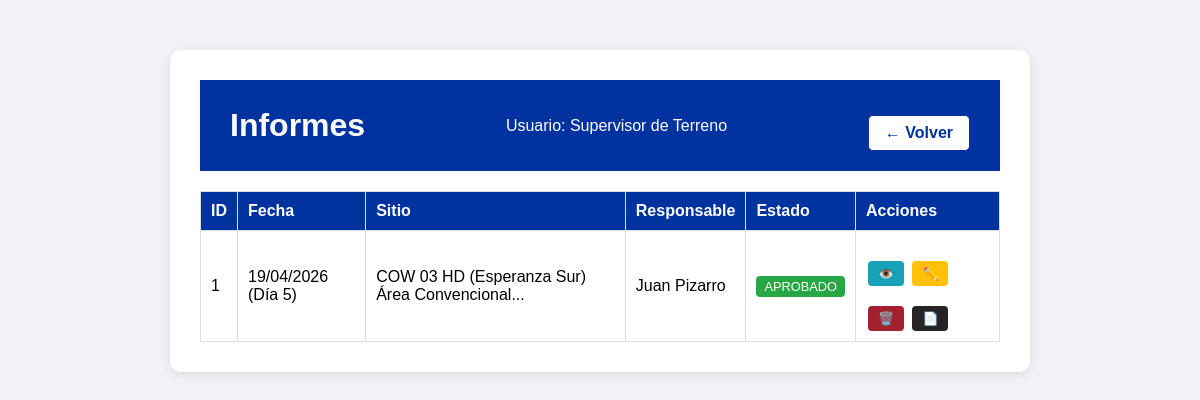
Before: /ver_informes (signed in) with the older database file.
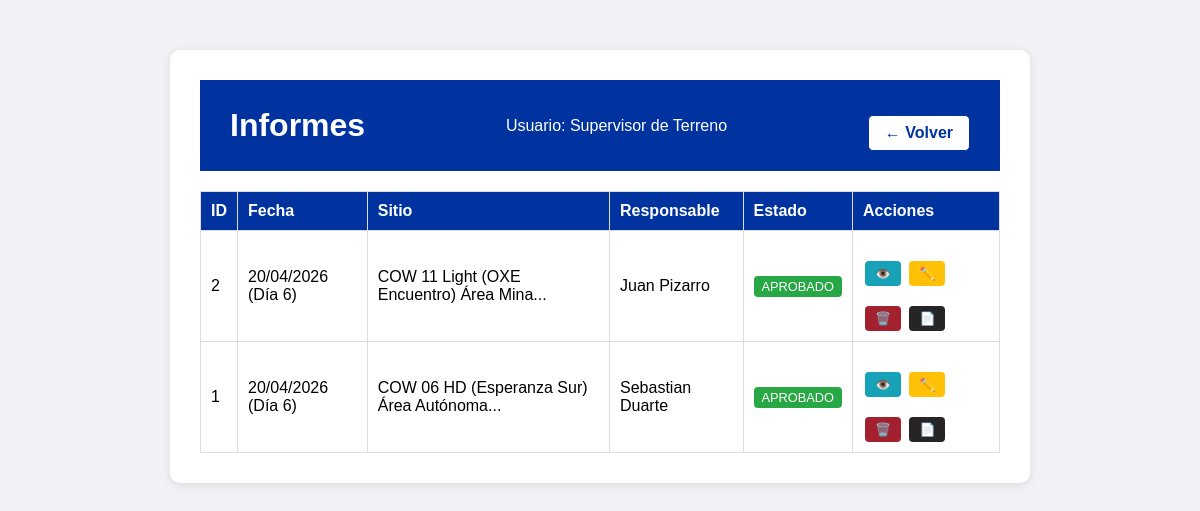
After: the same page with the newer database file.
### app.py (models this page shows, shortened)
class Usuario(db.Model):
    id = db.Column(db.Integer, primary_key=True)
    username = db.Column(db.String(20), unique=True, nullable=False)
    password = db.Column(db.String(200), nullable=False)
    nombre = db.Column(db.String(50), nullable=False)
    rol = db.Column(db.String(20), nullable=False)
    email = db.Column(db.String(100), nullable=True)
    fecha_registro = db.Column(db.DateTime, default=datetime.utcnow)

class InspeccionCOW(db.Model):
    id = db.Column(db.Integer, primary_key=True)
    usuario_id = db.Column(db.Integer, db.ForeignKey('usuario.id'), nullable=False)
    fecha = db.Column(db.String(20), nullable=False)
    dia_turno = db.Column(db.Integer, nullable=False)
    responsable = db.Column(db.String(50), nullable=False)
    nombre_sitio = db.Column(db.String(150), nullable=False)
    horometro = db.Column(db.Integer, nullable=False)
    hora_inicio = db.Column(db.String(10), nullable=False)
    hora_termino = db.Column(db.String(10), nullable=False)
    horas_funcionamiento = db.Column(db.Integer, nullable=True)
    cantidad_arranques = db.Column(db.Integer, nullable=True)
    nivel_aceite = db.Column(db.String(10), nullable=True)
    nivel_combustible = db.Column(db.String(10), nullable=True)
    nivel_refrigerante = db.Column(db.String(10), nullable=True)
    proxima_mantencion = db.Column(db.Integer, nullable=True)
    estado_ge_principal = db.Column(db.String(10), nullable=True)
    uso_ge_auxiliar = db.Column(db.String(5), nullable=True)
    limpieza_ge_interior = db.Column(db.String(5), nullable=True)
    limpieza_radiador = db.Column(db.String(5), nullable=True)
    sistema_combustible = db.Column(db.String(5), nullable=True)
    arranque_automatico = db.Column(db.String(5), nullable=True)
    limpieza_interior = db.Column(db.String(5), nullable=True)
    limpieza_exterior = db.Column(db.String(5), nullable=True)
    cable_5p_4p = db.Column(db.String(5), nullable=True)
    adaptador_ge_aux = db.Column(db.String(5), nullable=True)
    limpieza_rack_energia = db.Column(db.String(5), nullable=True)
    estado_planta_vertiv = db.Column(db.String(5), nullable=True)
    rectificador_n1 = db.Column(db.String(5), nullable=True)
    rectificador_n2 = db.Column(db.String(5), nullable=True)
    rectificador_n3 = db.Column(db.String(5), nullable=True)
    estado_air_scale = db.Column(db.String(5), nullable=True)
    estado_alarmas = db.Column(db.String(5), nullable=True)
    estado_7250_ixr = db.Column(db.String(5), nullable=True)
    estado_fpfh = db.Column(db.String(5), nullable=True)
    conversor_solar_n1 = db.Column(db.String(5), nullable=True)
    conversor_solar_n2 = db.Column(db.String(5), nullable=True)
    limpieza_rack_baterias = db.Column(db.String(5), nullable=True)
    estado_baterias = db.Column(db.String(5), nullable=True)
    estado_inversor = db.Column(db.String(5), nullable=True)
    estado_ventiladores = db.Column(db.String(5), nullable=True)
    limpieza_rack_telecom = db.Column(db.String(5), nullable=True)
    limpieza_paneles = db.Column(db.String(5), nullable=True)
    estructura_paneles = db.Column(db.String(5), nullable=True)
    cantidad_cunas = db.Column(db.String(10), nullable=True)
    checkpoints = db.Column(db.String(5), nullable=True)
    presion_neumaticos = db.Column(db.String(5), nullable=True)
    estado_torre = db.Column(db.String(5), nullable=True)
    estado_piolas_viento = db.Column(db.String(5), nullable=True)
    nivelacion_carro = db.Column(db.String(5), nullable=True)
    gatas_posicionamiento = db.Column(db.String(5), nullable=True)
    manivelas_izaje = db.Column(db.String(5), nullable=True)
    observaciones_ge = db.Column(db.Text, nullable=True)
    observaciones_rack = db.Column(db.Text, nullable=True)
    observaciones_estructuras = db.Column(db.Text, nullable=True)
    foto_1 = db.Column(db.String(200), nullable=True)
    foto_2 = db.Column(db.String(200), nullable=True)
    foto_3 = db.Column(db.String(200), nullable=True)
    foto_rack_1 = db.Column(db.String(200), nullable=True)
    foto_rack_2 = db.Column(db.String(200), nullable=True)
    foto_rack_3 = db.Column(db.String(200), nullable=True)
    foto_estructuras_1 = db.Column(db.String(200), nullable=True)
    foto_estructuras_2 = db.Column(db.String(200), nullable=True)
    foto_estructuras_3 = db.Column(db.String(200), nullable=True)
    foto_levantamiento_1 = db.Column(db.String(200), nullable=True)
    foto_levantamiento_2 = db.Column(db.String(200), nullable=True)
    foto_levantamiento_3 = db.Column(db.String(200), nullable=True)
    foto_levantamiento_4 = db.Column(db.String(200), nullable=True)
    foto_levantamiento_5 = db.Column(db.String(200), nullable=True)
    foto_levantamiento_6 = db.Column(db.String(200), nullable=True)
    foto_levantamiento_7 = db.Column(db.String(200), nullable=True)
    foto_levantamiento_8 = db.Column(db.String(200), nullable=True)
    foto_levantamiento_9 = db.Column(db.String(200), nullable=True)
    foto_levantamiento_10 = db.Column(db.String(200), nullable=True)
    foto_levantamiento_11 = db.Column(db.String(200), nullable=True)
    foto_levantamiento_12 = db.Column(db.String(200), nullable=True)
    foto_levantamiento_13 = db.Column(db.String(200), nullable=True)
    foto_levantamiento_14 = db.Column(db.String(200), nullable=True)
    foto_levantamiento_15 = db.Column(db.String(200), nullable=True)
    foto_levantamiento_16 = db.Column(db.String(200), nullable=True)
    foto_levantamiento_17 = db.Column(db.String(200), nullable=True)
    foto_levantamiento_18 = db.Column(db.String(200), nullable=True)
    foto_levantamiento_19 = db.Column(db.String(200), nullable=True)
    foto_levantamiento_20 = db.Column(db.String(200), nullable=True)
    foto_levantamiento_21 = db.Column(db.String(200), nullable=True)
    foto_levantamiento_22 = db.Column(db.String(200), nullable=True)
    foto_levantamiento_23 = db.Column(db.String(200), nullable=True)
    foto_levantamiento_24 = db.Column(db.String(200), nullable=True)
    foto_levantamiento_25 = db.Column(db.String(200), nullable=True)
    foto_levantamiento_26 = db.Column(db.String(200), nullable=True)
    foto_levantamiento_27 = db.Column(db.String(200), nullable=True)
    foto_levantamiento_28 = db.Column(db.String(200), nullable=True)
    foto_levantamiento_29 = db.Column(db.String(200), nullable=True)
    foto_levantamiento_30 = db.Column(db.String(200), nullable=True)
    foto_levantamiento_31 = db.Column(db.String(200), nullable=True)
    foto_levantamiento_32 = db.Column(db.String(200), nullable=True)
    foto_levantamiento_33 = db.Column(db.String(200), nullable=True)
    foto_mejora_1 = db.Column(db.String(200), nullable=True)
    descripcion_mejora_1 = db.Column(db.String(500), nullable=True)
    foto_mejora_2 = db.Column(db.String(200), nullable=True)
    descripcion_mejora_2 = db.Column(db.String(500), nullable=True)
    foto_mejora_3 = db.Column(db.String(200), nullable=True)
    descripcion_mejora_3 = db.Column(db.String(500), nullable=True)
    foto_mejora_4 = db.Column(db.String(200), nullable=True)
    descripcion_mejora_4 = db.Column(db.String(500), nullable=True)
    motivo_rechazo = db.Column(db.String(500), nullable=True)
    estado = db.Column(db.String(20), default='pendiente')  # pendiente, aprobado, rechazado
    fecha_registro = db.Column(db.DateTime, default=datetime.utcnow)
    usuario = db.relationship('Usuario', backref='inspecciones_cow')

### app.py (the view)
@app.route('/ver_informes')
def ver_informes():
    if 'username' not in session:
        return redirect(url_for('login'))
    usuario_actual = Usuario.query.filter_by(username=session['username']).first()
    if usuario_actual.rol == 'supervisor':
        inspecciones = InspeccionCOW.query.order_by(InspeccionCOW.fecha_registro.desc()).all()
    else:
        inspecciones = InspeccionCOW.query.filter_by(usuario_id=usuario_actual.id).order_by(InspeccionCOW.fecha_registro.desc()).all()
    return render_template('ver_informes.html', usuario=session['nombre'], rol=session['rol'], inspecciones=inspecciones)

### templates/ver_informes.html (shortened to what this page needs)
<!DOCTYPE html>
<html lang="es">
<head>
    <link rel="stylesheet" href="{{ url_for('static', filename='style.css') }}">
</head>
<body>
    <div class="container">
        <div class="header">
            <h1>Informes</h1>
            <p>Usuario: {{ usuario }}</p>
            <a href="{{ url_for('menu') }}" class="volver-btn">← Volver</a>
        </div>
        {% if inspecciones %}
            <table class="tabla-informes">
                <thead>
                    <tr>
                        <th>ID</th>
                        <th>Fecha</th>
                        <th>Sitio</th>
                        <th>Responsable</th>
                        <th>Estado</th>
                        <th>Acciones</th>
                    </tr>
                </thead>
                <tbody>
                    {% for ins in inspecciones %}
                    <tr>
                        <td>{{ ins.id }}</td>
                        <td>{{ ins.fecha }} (Día {{ ins.dia_turno }})</td>
                        <td>{{ ins.nombre_sitio[:50] }}...</td>
                        <td>{{ ins.responsable }}</td>
                        <td>
                            <span class="estado {{ ins.estado }}">
                                {{ ins.estado|upper }}
                            </span>
                        </td>
                        <td>
            <a href="{{ url_for('ver_informe', id=ins.id) }}" class="btn-ver">👁️</a>
            <a href="{{ url_for('editar_informe', id=ins.id) }}" class="btn-editar">✏️</a>
            <a href="{{ url_for('borrar_informe', id=ins.id) }}" class="btn-borrar" onclick="return confirm('¿Eliminar este informe?')">🗑️</a>
            {% if ins.estado == 'aprobado' %}
            <a href="{{ url_for('generar_pdf', id=ins.id) }}" class="btn-pdf" target="_blank">📄</a>
            {% endif %}
                        </td>
                    </tr>
                    {% endfor %}
                </tbody>
            </table>
        {% else %}
            <p>No hay informes registrados.</p>
        {% endif %}
    </div>
</body>
</html>

### static/style.css (style rules this page uses)
body { font-family: Arial, sans-serif; background-color: #f0f2f5; margin: 0; padding: 0; }
.container { max-width: 800px; margin: 50px auto; background-color: white; padding: 30px; border-radius: 10px; box-shadow: 0 2px 10px rgba(0,0,0,0.1); text-align: center; }
.container h1 { color: #0033a0; }
.container a { display: inline-block; margin-top: 20px; color: #0033a0; text-decoration: none; }
.header { background-color: #0033a0; color: white; padding: 20px 30px; display: flex; justify-content: space-between; align-items: center; }
.header h1 { margin: 0; color: white; }
.header p { margin: 0; }
.header .volver-btn { display: inline-block; margin-top: 15px; padding: 8px 16px; background-color: white; color: #0033a0 !important; text-decoration: none; border-radius: 5px; font-weight: bold; border: 1px solid #0033a0; }
.tabla-informes { width: 100%; border-collapse: collapse; margin-top: 20px; }
.tabla-informes th, .tabla-informes td { border: 1px solid #ddd; padding: 10px; text-align: left; }
.tabla-informes th { background-color: #0033a0; color: white; }
.estado { padding: 3px 8px; border-radius: 4px; font-size: 0.8em; }
.estado.aprobado { background-color: #28a745; color: white; }
.btn-ver, .btn-aprobar, .btn-rechazar { padding: 5px 10px; border-radius: 4px; text-decoration: none; font-size: 0.8em; margin: 0 2px; }
.btn-ver { background-color: #17a2b8; color: white; }
.btn-editar { background-color: #ffc107; color: #333; padding: 5px 10px; border-radius: 4px; text-decoration: none; font-size: 0.8em; margin: 0 2px; }
.btn-borrar { background-color: #a3212e; color: white; padding: 5px 10px; border-radius: 4px; text-decoration: none; font-size: 0.8em; margin: 0 2px; }
.btn-pdf { background-color: #272425; color: white; padding: 5px 10px; border-radius: 4px; text-decoration: none; font-size: 0.8em; margin: 0 2px; }

Changed rows visible on the page:
added InspeccionCOW: id "2", fecha "20/04/2026", dia_turno "6", nombre_sitio "COW 11 Light (OXE Encuentro) Área Mina", responsable "Juan Pizarro", estado "APROBADO"
changed InspeccionCOW id 1: fecha "19/04/2026" → "20/04/2026"; dia_turno "5" → "6"; nombre_sitio "COW 03 HD (Esperanza Sur) Área Convencional" → "COW 06 HD (Esperanza Sur) Área Autónoma"; responsable "Juan Pizarro" → "Sebastian Duarte"
